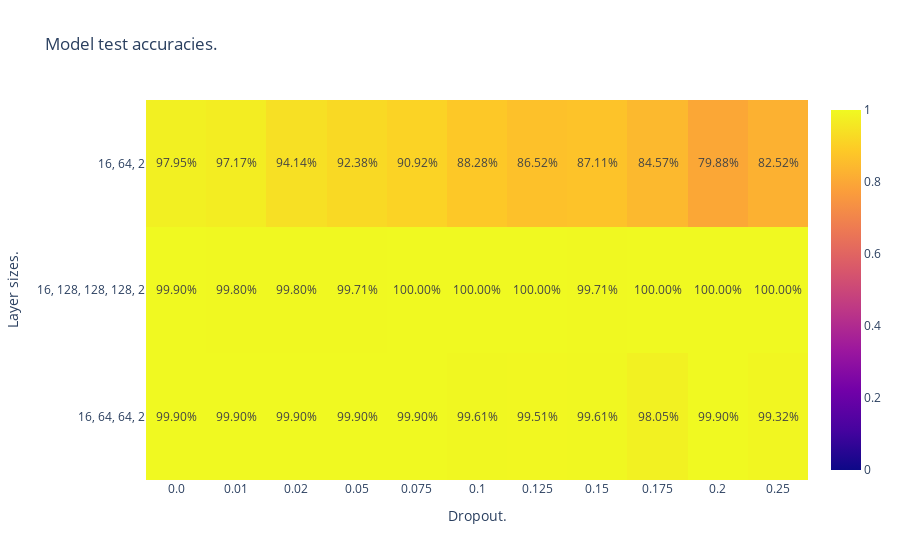

The notebook cell this image was saved under:
### Code cell
def plot_test_accuracies(test_results: Dict[ModelType, TestResults]):
    model_types         = list(set(test_results.keys()))
    all_layer_sizes     = list(set(model_type.layer_sizes for model_type in model_types))
    all_dropouts        = sorted(list(set(model_type.dropout for model_type in model_types)))
    all_layer_sizes_str = [", ".join(map(str, layer_sizes)) for layer_sizes in all_layer_sizes]
    all_dropouts_str    = [str(dropout) for dropout in all_dropouts]

    accuracies = [ [ test_results[ModelType(dropout=dropout, layer_sizes=layer_sizes)].accuracy
                     for dropout in all_dropouts ]
                   for layer_sizes in all_layer_sizes ]
    
    accuracies_str = [[f"{accuracy:.2%}" for accuracy in row] for row in accuracies]
  
    fig = Figure( Heatmap( x    = all_dropouts_str,
                           y    = all_layer_sizes_str,
                           z    = accuracies,
                           text = accuracies_str,
                           zmin = 0.0,
                           zmax = 1.0,
                           texttemplate="%{text}" ),
                  layout=Layout( title       = "Model test accuracies.",
                                 xaxis_title = "Dropout.",
                                 yaxis_title = "Layer sizes." ) )

    display(fig)


plot_test_accuracies(test_results)

### Figure 1 — Plotly figure (JSON) as saved in the notebook; plotly's stock layout.template omitted (floating-point values rounded to 4 significant figures)
{"data": [{"text": [["99.90%", "99.90%", "99.90%", "99.90%", "99.90%", "99.61%", "99.51%", "99.61%", "98.05%", "99.90%", "99.32%"], ["99.90%", "99.80%", "99.80%", "99.71%", "100.00%", "100.00%", "100.00%", "99.71%", "100.00%", "100.00%", "100.00%"], ["97.95%", "97.17%", "94.14%", "92.38%", "90.92%", "88.28%", "86.52%", "87.11%", "84.57%", "79.88%", "82.52%"]], "texttemplate": "%{text}", "type": "heatmap", "x": ["0.0", "0.01", "0.02", "0.05", "0.075", "0.1", "0.125", "0.15", "0.175", "0.2", "0.25"], "y": ["16, 64, 64, 2", "16, 128, 128, 128, 2", "16, 64, 2"], "z": [[0.999, 0.999, 0.999, 0.999, 0.999, 0.9961, 0.9951, 0.9961, 0.9805, 0.999, 0.9932], [0.999, 0.998, 0.998, 0.9971, 1, 1, 1, 0.9971, 1, 1, 1], [0.9795, 0.9717, 0.9414, 0.9238, 0.9092, 0.8828, 0.8652, 0.8711, 0.8457, 0.7988, 0.8252]], "zmax": 1, "zmin": 0}], "layout": {"title": {"text": "Model test accuracies."}, "xaxis": {"title": {"text": "Dropout."}}, "yaxis": {"title": {"text": "Layer sizes."}}}}
